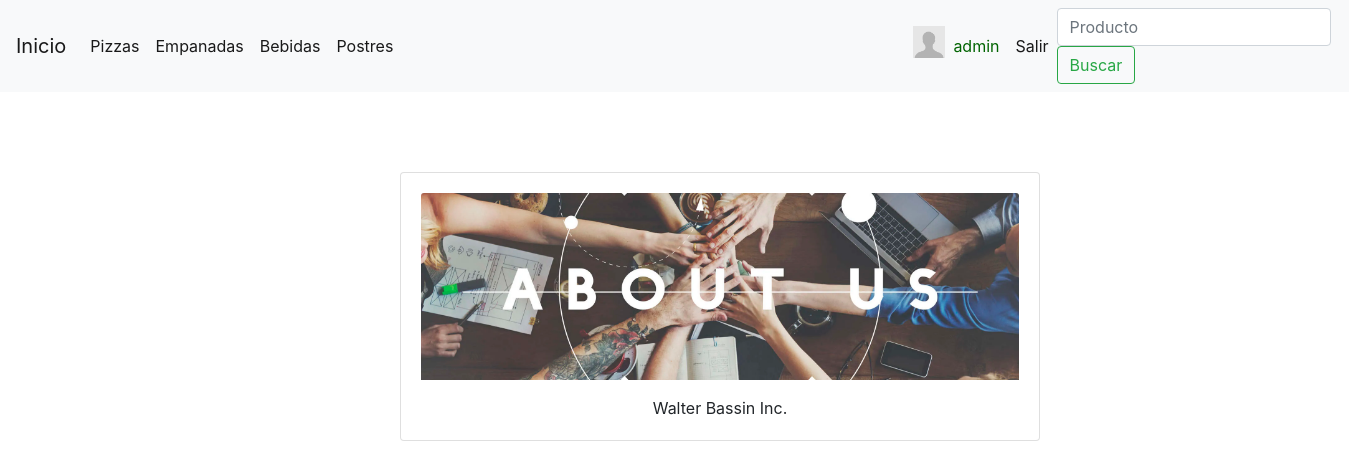
The page /about/ (signed in) on the database its author committed.
### pizza_web/models.py (models this page shows)
class about_portada (models.Model):
    image=models.ImageField(upload_to='about', blank=False, null=False )
    description = models.CharField(max_length= 200)

### pizza_web/views.py (the view)
def about_view (request):
    portadas_about = about_portada.objects.get(id=1)
    context={'portadas_about': portadas_about}
    return render (request, 'about.html', context=context)

### templates/about.html (shortened to what this page needs)
{% extends 'base.html' %}
{% block contenido %}
      <div class="card-columns" style="margin-left:25rem; margin-top:5rem">
        <div class="card text-center" style="width: 40rem;">
          <div class="card-body" style="align-content: center">
              <img src="{{portadas_about.image.url}}" class="card-img-top" >
              <p class="card-text" style="margin-top:1rem;">{{portadas_about.description}}</p>
              </div>
            </div>
        </div>
{%endblock%}

### templates/base.html (shortened to what this page needs)
<!DOCTYPE html>
<html lang="en">
<head>
    <link rel="stylesheet" href="https://cdn.jsdelivr.net/npm/bootstrap@4.6.1/dist/css/bootstrap.min.css"
>
</head>
<body><nav class="navbar navbar-expand-lg navbar-light bg-light">
  <a class="navbar-brand" href="/">Inicio</a>
  <div class="collapse navbar-collapse" id="navbarSupportedContent">
    <ul class="navbar-nav mr-auto">
      <li class="nav-item active">
        <a class="nav-link" href="/pizzas/">Pizzas <span class="sr-only">(current)</span></a>
      </li>
      <li class="nav-item">
        <a class="nav-link active" href="/empanadas/">Empanadas</a>
      </li>
      <li class="nav-item">
        <a class="nav-link active" href="/bebidas/">Bebidas</a>
      </li>
      <li class="nav-item" style="margin-right:32rem">
        <a class="nav-link active" href="/postres/">Postres</a>
      </li>
      {% if request.user.is_authenticated  %}
      {% if request.user.image %}
      <li class="nav-item">
        <img src='{{request.user.image.url}}' style=height:2rem>
      </li>
      {% else %}
      <li class="nav-item">
        <img src='anonimo.png' style=height:2rem  >
      </li>
      {% endif %}
      <li class="nav-item">
        <a class="nav-link active" style="color:darkgreen" href="/accounts/profile/">{{request.user.username}}</a>
      </li>
      <li class="nav-item">
        <a class="nav-link active" href="/logout/">Salir</a>
      </li>
      {% endif %}
    </ul>
  <form class="form-inline my-2 my-lg-0" action = "/buscar/" method = "GET">
      <input class="form-control mr-sm-2" type="text" placeholder="Producto" aria-label="Search" name = 'search'>
      <button class="btn btn-outline-success my-2 my-sm-0" type="submit">Buscar</button>
  </form>
  </div>
</nav>
      {% block contenido %}
      {%endblock%}
<br>
<br>
<br>
</body>
</html>

### rows shown on the page
about_portada: image (picture), description "Walter Bassin Inc."

### other values the page prints
{{ request.user.username }} "admin"
